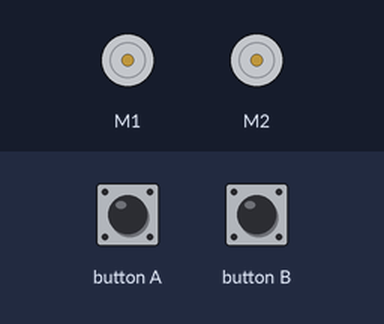
Bench run of a program on a simulated BBC micro:bit (MakeCode). On the bench: 2 × DC motor (green arrow = forward, orange = backward, longer = faster). Inputs (shaded band) come from the test bench.

Above: at 1.2 s.
1.3 s: button A pressed for 0.15 s
At 1.55 s:
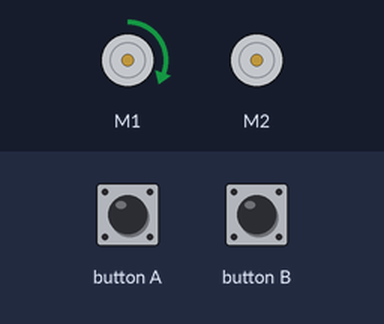
4.3 s: button B pressed for 0.15 s
At 4.8 s:
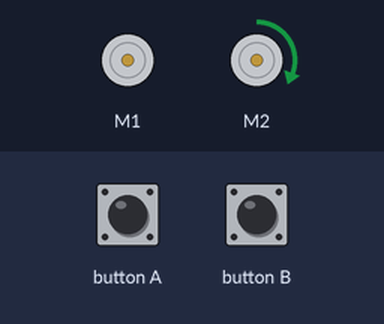
7.4 s: button A pressed for 0.15 s
At 8.85 s:
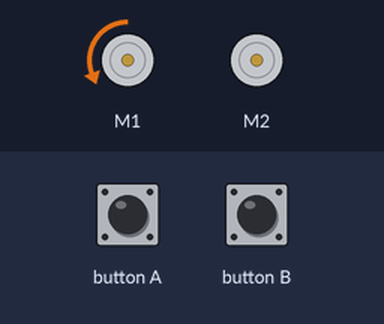
Timing chart, 0 to 10.5 s (numbered marks = the images above; inputs shaded):
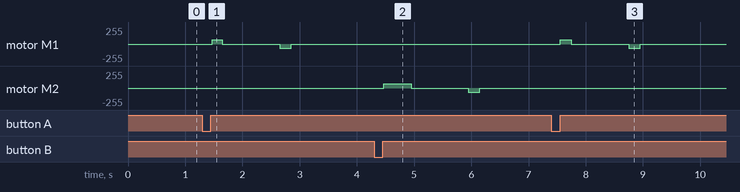

Measured:
- after the input at 1.3 s, motor M1: stopped → forward 64/255 after 0.17 s, → stopped 0.18 s later, → backward 64/255 1.0 s later, → stopped 0.20 s later
- after the input at 4.3 s, motor M2: stopped → forward 64/255 after 0.17 s, → stopped 0.48 s later, → backward 64/255 1.0 s later, → stopped 0.20 s later
- after the input at 7.4 s, motor M1: stopped → forward 64/255 after 0.15 s, → stopped 0.20 s later, → backward 64/255 1.0 s later, → stopped 0.20 s later

The program:

main.ts
```typescript
function Motor_Slagboom_ingang_dicht () {
    neZha.setMotorSpeed(neZha.MotorList.M2, -25)
    basic.pause(200)
    neZha.stopMotor(neZha.MotorList.M2)
}
input.onButtonPressed(Button.A, function () {
    Motor_slagboom_uitgang_open()
    basic.pause(1000)
    Motor_slagboom_uitgang_dicht()
})
function Motor_slagboom_uitgang_open () {
    neZha.setMotorSpeed(neZha.MotorList.M1, 25)
    basic.pause(200)
    neZha.stopMotor(neZha.MotorList.M1)
}
input.onButtonPressed(Button.B, function () {
    Motor_Slagboom_ingang_open()
    basic.pause(1000)
    Motor_Slagboom_ingang_dicht()
})
function Motor_slagboom_uitgang_dicht () {
    neZha.setMotorSpeed(neZha.MotorList.M1, -25)
    basic.pause(200)
    neZha.stopMotor(neZha.MotorList.M1)
}
function Motor_Slagboom_ingang_open () {
    neZha.setMotorSpeed(neZha.MotorList.M2, 25)
    basic.pause(500)
    neZha.stopMotor(neZha.MotorList.M2)
}
```

test.ts
```typescript
// tests gaan hier; deze zal niet worden gecompileerd wanneer dit pakket wordt gebruikt als extensie.
```
